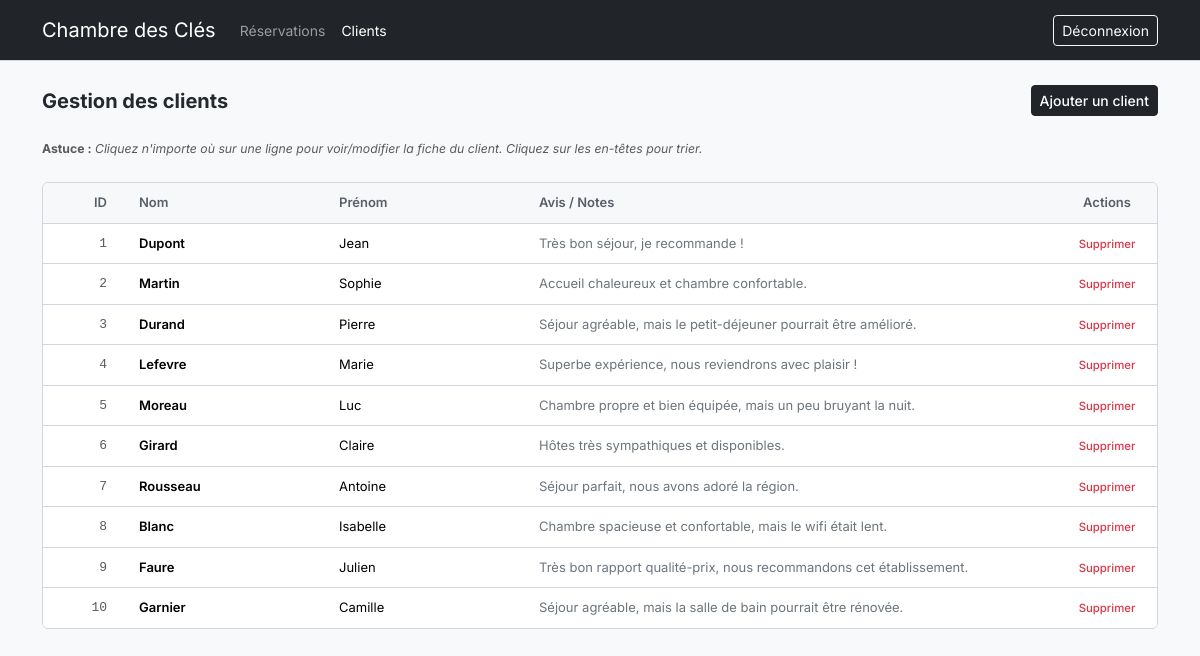
Screenshot of /app/clients.php (signed in) with the database file from the repository.
### tables this page shows
CREATE TABLE `client` (
  `id_client` int(11) NOT NULL AUTO_INCREMENT,
  `nom` varchar(100) NOT NULL,
  `prenom` varchar(100) NOT NULL,
  `avis` text DEFAULT NULL,
  PRIMARY KEY (`id_client`)
);

### app/utils/clientUtils.php (called while the page is built, shortened)
<?php
function getUsers($pdo) {
    return $pdo->query("SELECT id_client, nom, prenom, avis FROM client")->fetchAll();
}
?>

### app/clients.php (the view, shortened to what this page needs)
<?php
require_once __DIR__ . '/utils/db.php';
require_once __DIR__ . '/utils/clientUtils.php';
$data = getUsers($pdo);
?>
<!DOCTYPE html>
<html lang="fr">
<?php include_once __DIR__ . '/includes/head.php'; ?>
<body class="bg-light">
<?php include_once __DIR__ . '/includes/navbar.php'; ?>
<div class="container">
    <div class="d-flex justify-content-between align-items-center mb-3">
        <h2 class="h5 mb-0 fw-bold">Gestion des clients</h2>
        <a href="createClient.php" class="btn btn-dark btn-sm fw-medium">Ajouter un client</a>
    </div>
    <div class="alert alert-secondary py-2 mb-3 small border-0 bg-light text-muted ps-0">
        <strong>Astuce :</strong> <em>Cliquez n'importe où sur une ligne pour voir/modifier la fiche du client. Cliquez sur les en-têtes pour trier.</em>
    </div>
    <?php if (empty($data)): ?>
        <div class="alert alert-info">Aucun client trouvé.</div>
    <?php else: ?>
        <div class="table-container">
            <table class="table table-hover sortable">
                <thead>
                    <tr>
                        <th class="text-end" style="width: 80px;">ID</th>
                        <th class="text-start" style="width: 200px;">Nom</th>
                        <th class="text-start" style="width: 200px;">Prénom</th>
                        <th class="text-start">Avis / Notes</th>
                        <th class="text-center" style="width: 100px;">Actions</th>
                    </tr>
                </thead>
                <tbody>
                    <?php foreach ($data as $client): ?>
                        <tr style="cursor: pointer;" onclick="window.location.href='clientDetail.php?id_client=<?= $client['id_client'] ?>'">
                            <td class="text-end font-monospace text-muted"><?= $client['id_client'] ?></td>
                            <td class="text-start fw-semibold"><?= htmlspecialchars($client['nom']) ?></td>
                            <td class="text-start"><?= htmlspecialchars($client['prenom']) ?></td>
                            <td class="text-start text-secondary"><?= htmlspecialchars($client['avis'] ?? '—') ?></td>
                            <td class="text-center">
                                <a href="delete.php?type=client&id=<?= $client['id_client'] ?>" class="text-danger text-decoration-none small fw-medium" onclick="event.stopPropagation(); return confirm('Supprimer ce client et toutes ses réservations associées ?');">Supprimer</a>
                            </td>
                        </tr>
                    <?php endforeach; ?>
                </tbody>
            </table>
        </div>
    <?php endif; ?>
</div>
<?php include_once __DIR__ . '/includes/footer.php'; ?>

### app/includes/head.php (shortened to what this page needs)
<head>
    <link href="https://cdn.jsdelivr.net/npm/bootstrap@5.3.3/dist/css/bootstrap.min.css" rel="stylesheet">
</head>

### app/includes/navbar.php (shortened to what this page needs)
<nav class="navbar navbar-expand-lg navbar-dark bg-dark mb-4">
    <div class="container">
        <a class="navbar-brand font-weight-bold" href="index.php">Chambre des Clés</a>
        <div class="collapse navbar-collapse" id="navbarNav">
            <ul class="navbar-nav me-auto">
                <li class="nav-item">
                    <a class="nav-link <?= basename($_SERVER['PHP_SELF']) === 'reservations.php' ? 'active' : '' ?>" href="reservations.php">Réservations</a>
                </li>
                <li class="nav-item">
                    <a class="nav-link <?= basename($_SERVER['PHP_SELF']) === 'clients.php' ? 'active' : '' ?>" href="clients.php">Clients</a>
                </li>
            </ul>
            <a class="btn btn-outline-light btn-sm py-1 px-2" href="logout.php">Déconnexion</a>
        </div>
    </div>
</nav>

### app/includes/footer.php (shortened to what this page needs)
</body>
</html>

### app/includes/head.php (style rules this page uses)
:root { --font-sans: 'Inter', -apple-system, BlinkMacSystemFont, "Segoe UI", Helvetica, Arial, sans-serif; --bg-main: #f6f8fa; --border-color: #d0d7de; --text-main: #24292f; --text-muted: #57606a; }
body { font-family: var(--font-sans); color: var(--text-main); background-color: var(--bg-main); font-size: 14px; }
.navbar { border-bottom: 1px solid var(--border-color); padding: 10px 0; }
.table-container { border: 1px solid var(--border-color); border-radius: 6px; background-color: #ffffff; overflow: hidden; }
.table { margin-bottom: 0; border-collapse: collapse; }
.table th { font-weight: 600; font-size: 13px; color: var(--text-muted); background-color: #f6f8fa !important; border-bottom: 1px solid var(--border-color) !important; padding: 10px 16px; user-select: none; cursor: pointer; }
.table td { padding: 10px 16px; border-bottom: 1px solid var(--border-color); vertical-align: middle; font-size: 13px; }
.table tr:last-child td { border-bottom: none; }

### rows the page displays
client: id_client "1", nom "Dupont", prenom "Jean", avis "Très bon séjour, je recommande !"
client: id_client "2", nom "Martin", prenom "Sophie", avis "Accueil chaleureux et chambre confortable."
client: id_client "3", nom "Durand", prenom "Pierre", avis "Séjour agréable, mais le petit-déjeuner pourrait être amélioré."
client: id_client "4", nom "Lefevre", prenom "Marie", avis "Superbe expérience, nous reviendrons avec plaisir !"
client: id_client "5", nom "Moreau", prenom "Luc", avis "Chambre propre et bien équipée, mais un peu bruyant la nuit."
client: id_client "6", nom "Girard", prenom "Claire", avis "Hôtes très sympathiques et disponibles."
client: id_client "7", nom "Rousseau", prenom "Antoine", avis "Séjour parfait, nous avons adoré la région."
client: id_client "8", nom "Blanc", prenom "Isabelle", avis "Chambre spacieuse et confortable, mais le wifi était lent."
client: id_client "9", nom "Faure", prenom "Julien", avis "Très bon rapport qualité-prix, nous recommandons cet établissement."
client: id_client "10", nom "Garnier", prenom "Camille", avis "Séjour agréable, mais la salle de bain pourrait être rénovée."
